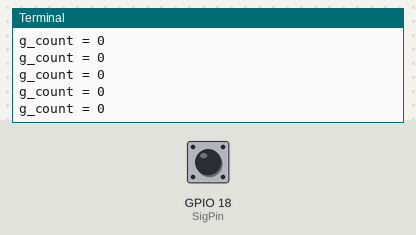
A program run on a simulated Raspberry Pi (BCM pin numbers). Shown: the last lines printed to the terminal. The test bench sets the inputs (shaded band); at power-on: GPIO 18 (SigPin) HIGH.

Above: at 1.2 s.
1.3 s: GPIO 18 (SigPin) pulled LOW for 0.15 s
At 1.9 s:
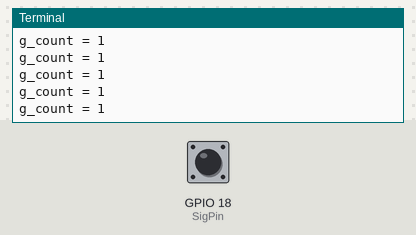
2.9 s: GPIO 18 (SigPin) pulled LOW for 1 s
At 4.0 s:
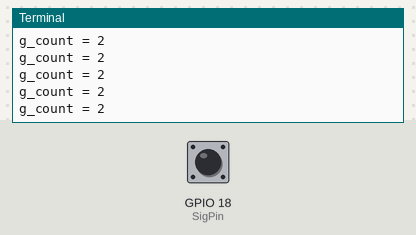
5.4 s: GPIO 18 (SigPin) pulled LOW for 0.15 s
At 6.1 s:
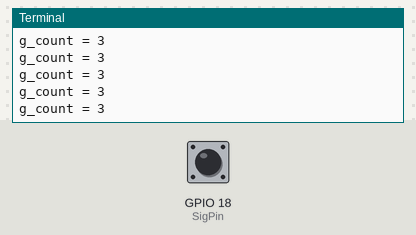
Timing chart, 0 to 8.4 s (numbered marks = the images above; inputs shaded):
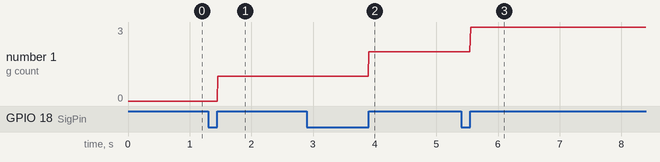

Measured:
- after the input at 1.3 s, the terminal: prints a new line after 0.16 s (image 1)
- after the input at 2.9 s, the terminal: prints a new line after 1.0 s (image 2)
- after the input at 5.4 s, the terminal: prints a new line after 0.16 s (image 3)
- plotted number 1: 0 → 1 after the input at 1.3 s, 1 → 2 after the input at 2.9 s, 2 → 3 after the input at 5.4 s

The program:

555.py
```python
import RPi.GPIO as GPIO
import time

SigPin = 18

g_count = 0

def count(ev=None):
    global g_count
    g_count += 1

def setup():
    GPIO.setmode(GPIO.BCM)
    GPIO.setup(SigPin, GPIO.IN, pull_up_down=GPIO.PUD_UP)
    GPIO.add_event_detect(SigPin, GPIO.RISING, callback=count) # wait for rasing

def main():
    while True:
        print ('g_count = %d' % g_count)
        time.sleep(0.01)

def destroy():
    GPIO.cleanup()    # Release resource

if __name__ == '__main__':     # Program start from here
    setup()
    try:
        main()
    except KeyboardInterrupt:  # When 'Ctrl+C' is pressed, the child program destroy() will be  executed.
        destroy()
```
